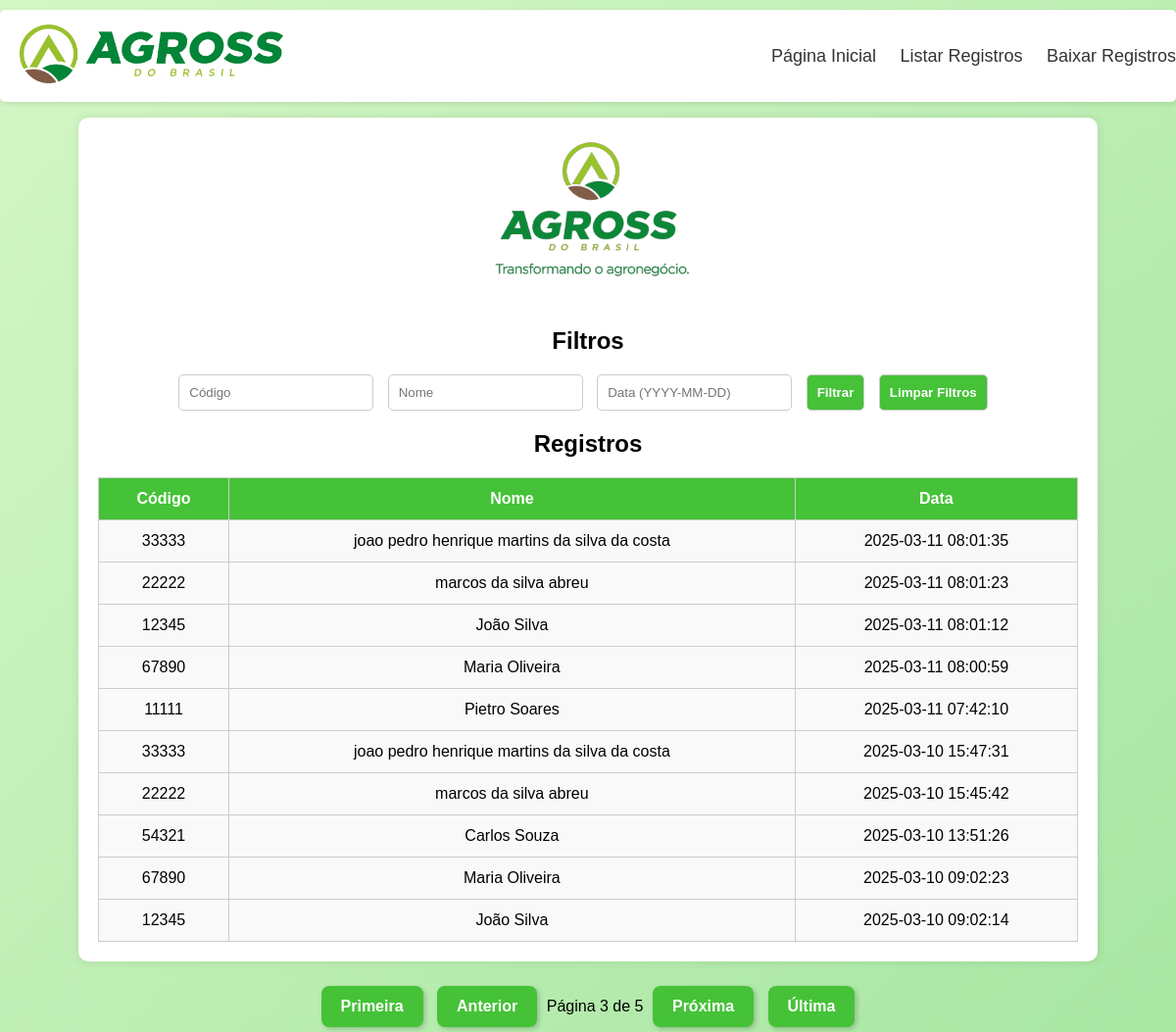
Screenshot of /registros?page=3&data=&nome=&codigo= with the database file from the repository.
### models.py (models this page shows)
class Registro(db.Model):
    id = db.Column(db.Integer, primary_key=True)
    codigo = db.Column(db.String(50), nullable=False)
    nome = db.Column(db.String(100), nullable=False)
    data_hora = db.Column(db.DateTime, nullable=False)

### routes/registros.py (the view, shortened to what this page needs)
@registros_bp.route('/registros', methods=['GET'])
def registros():
    try:
        data_filtro = request.args.get('data')
        nome_filtro = request.args.get('nome')
        codigo_filtro = request.args.get('codigo')
        page = request.args.get('page', 1, type=int)
        per_page = 10  # Limite de registros por página
        query = Registro.query.order_by(Registro.data_hora.desc())
        if nome_filtro:
            query = query.filter(Registro.nome.ilike(f"%{nome_filtro}%"))
        if codigo_filtro:
            query = query.filter(Registro.codigo.ilike(f"%{codigo_filtro}%"))
        registros_paginados = query.paginate(page=page, per_page=per_page, error_out=False)
        return render_template(
            'consulta.html',
            registros=registros_paginados.items,  # Registros da página atual
            page=registros_paginados.page,        # Página atual
            total_pages=registros_paginados.pages,  # Total de páginas
            data_filtro=data_filtro,  # Passando filtro para a URL
            nome_filtro=nome_filtro,  # Passando filtro para a URL
            codigo_filtro=codigo_filtro  # Passando filtro para a URL
        )
    except Exception as e:
        return jsonify({"erro": str(e)}), 500

### templates/consulta.html (shortened to what this page needs)
<!DOCTYPE html>
<html lang="pt">
<head>
 <link rel="stylesheet" href="static/css/styleConsulta.css">
</head>
<body>
    <div class="nav">
        <div class="logo">
            <img src="{{ url_for('static', filename='logo2.png') }}" alt="Logo">
        </div>
        <div class="menu">
            <a href="/">Página Inicial</a>
            <a href="/registros">Listar Registros</a>
            <a href="/downloads">Baixar Registros</a>
        </div>
    </div>
    <div class="container">
        <img src="{{ url_for('static', filename='agrossLogo.png') }}" alt="Logo">
        <h2>Filtros</h2>
        <div class="filters">
            <form method="GET" action="/registros">
                <input type="text" name="codigo" placeholder="Código" value="{{ codigo }}" />
                <input type="text" name="nome" placeholder="Nome" value="{{ nome }}" />
                <input type="text" name="data" placeholder="Data (YYYY-MM-DD)" value="{{ data }}" />
                <button type="submit">Filtrar</button>
                <button type="reset" onclick="window.location.href='/registros';">Limpar Filtros</button>
            </form>
        </div>
        <h2>Registros</h2>
        <table>
            <thead>
                <tr>
                    <th>Código</th>
                    <th>Nome</th>
                    <th>Data</th>
                </tr>
            </thead>
            <tbody>
                {% for registro in registros %}
                <tr>
                    <td>{{ registro.codigo }}</td>
                    <td>{{ registro.nome }}</td>
                    <td>{{ registro.data_hora }}</td>
                </tr>
                {% else %}
                <tr>
                    <td colspan="3">Nenhum registro encontrado</td>
                </tr>
                {% endfor %}
            </tbody>
        </table>
    </div>
    <div class="pagination">
        {% if page > 1 %}
            <a href="{{ url_for('registros.registros', page=1, data=request.args.get('data', ''), nome=request.args.get('nome', ''), codigo=request.args.get('codigo', '')) }}">Primeira</a>
            <a href="{{ url_for('registros.registros', page=page-1, data=request.args.get('data', ''), nome=request.args.get('nome', ''), codigo=request.args.get('codigo', '')) }}">Anterior</a>
        {% else %}
            <a class="disabled">Primeira</a>
            <a class="disabled">Anterior</a>
        {% endif %}
        <span>Página {{ page }} de {{ total_pages }}</span>
        {% if page < total_pages %}
            <a href="{{ url_for('registros.registros', page=page+1, data=request.args.get('data', ''), nome=request.args.get('nome', ''), codigo=request.args.get('codigo', '')) }}">Próxima</a>
            <a href="{{ url_for('registros.registros', page=total_pages, data=request.args.get('data', ''), nome=request.args.get('nome', ''), codigo=request.args.get('codigo', '')) }}">Última</a>
        {% else %}
            <a class="disabled">Próxima</a>
            <a class="disabled">Última</a>
        {% endif %}
    </div>
</body>
</html>

### static/css/styleConsulta.css (style rules this page uses)
body { font-family: Arial, sans-serif; background: linear-gradient(135deg, #d4f7c5, #a8e6a3); margin: 0; padding: 0; text-align: center !important; }
.nav { background-color: #ffffff; padding: 15px 0; display: flex; align-items: center; justify-content: space-between; box-shadow: 0 2px 5px rgba(0, 0, 0, 0.1); border-radius: 5px; margin-top: 10px; position: fixed; width: 100%; top: 0; left: 0; z-index: 1000; }
.nav .logo img { max-height: 60px; margin-left: 20px; }
.nav .menu a { color: #333; text-decoration: none; margin-left: 20px; font-size: 18px; }
.container { background: white; padding: 20px; border-radius: 10px; box-shadow: 0px 0px 10px rgba(0, 0, 0, 0.1); max-width: 1000px; margin: 120px auto 0; }
.container img { max-height: 150px; margin-bottom: 20px; }
h2 { font-size: 24px; margin-bottom: 20px; }
.filters { margin-bottom: 20px; }
.filters input, .filters button { padding: 10px; margin-right: 10px; border-radius: 5px; border: 1px solid #ccc; }
.filters button { background-color: #45c237; color: white; cursor: pointer; font-weight: bold; }
table { width: 100%; border-collapse: collapse; margin-top: 20px; }
table, th, td { border: 1px solid #ccc; }
th, td { padding: 12px; text-align: center; }
th { background-color: #45c237; color: white; }
td { background-color: #f9f9f9; }
.pagination { text-align: center; margin-top: 20px; }
.pagination a { display: inline-block; padding: 12px 20px; margin: 5px; background-color: #45c237; color: white; text-decoration: none; border-radius: 8px; font-weight: bold; transition: background 0.3s, transform 0.2s; box-shadow: 2px 2px 5px rgba(0, 0, 0, 0.2); }

### rows the page displays
Registro: codigo "33333", nome "joao pedro henrique martins da silva da costa", data_hora "2025-03-11 08:01:35"
Registro: codigo "22222", nome "marcos da silva abreu", data_hora "2025-03-11 08:01:23"
Registro: codigo "12345", nome "João Silva", data_hora "2025-03-11 08:01:12"
Registro: codigo "67890", nome "Maria Oliveira", data_hora "2025-03-11 08:00:59"
Registro: codigo "11111", nome "Pietro Soares", data_hora "2025-03-11 07:42:10"
Registro: codigo "33333", nome "joao pedro henrique martins da silva da costa", data_hora "2025-03-10 15:47:31"
Registro: codigo "22222", nome "marcos da silva abreu", data_hora "2025-03-10 15:45:42"
Registro: codigo "54321", nome "Carlos Souza", data_hora "2025-03-10 13:51:26"
Registro: codigo "67890", nome "Maria Oliveira", data_hora "2025-03-10 09:02:23"
Registro: codigo "12345", nome "João Silva", data_hora "2025-03-10 09:02:14"

### other values shown
{{ page }} "3"
{{ total_pages }} "5"
